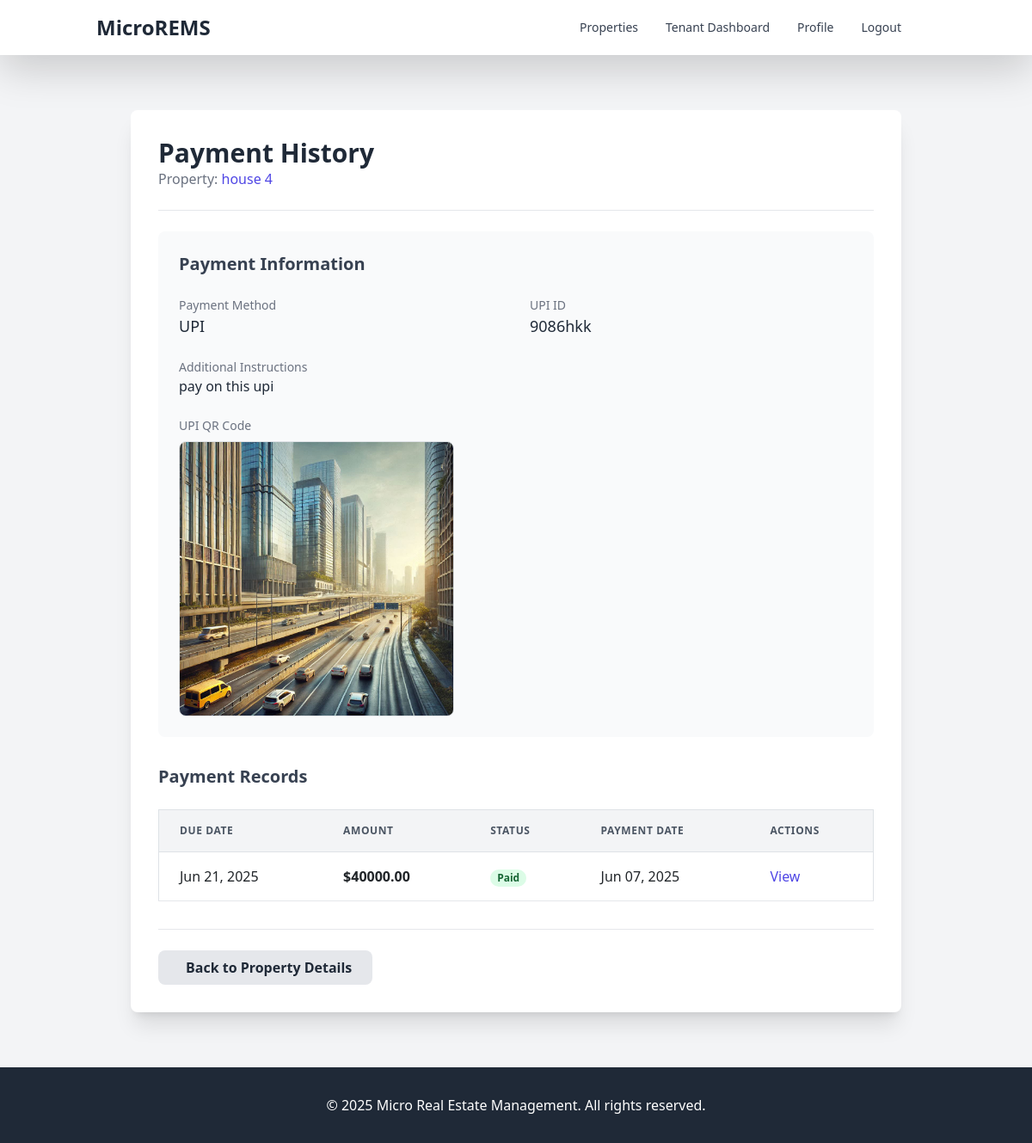
The page /payments/property/5/payment-history/ (signed in) on the database its author committed.
### properties/models.py (models this page shows, shortened)
class Property(models.Model):
    PROPERTY_STATUS_CHOICES = [
        ('available', 'Available'),
        ('rented', 'Rented'),
        ('maintenance', 'Under Maintenance'),
        ('not_available', 'Not Available'),
    ]
    PROPERTY_TYPE_CHOICES = [
        ('apartment', 'Apartment'),
        ('house', 'House'),
        ('condo', 'Condominium'),
        ('commercial', 'Commercial Space'),
        ('land', 'Land'),
        ('other', 'Other'),
    ]
    landlord = models.ForeignKey(Landlord, on_delete=models.CASCADE, related_name='properties')
    title = models.CharField(max_length=200)
    description = models.TextField()
    property_type = models.CharField(max_length=20, choices=PROPERTY_TYPE_CHOICES, default='apartment')
    address = models.TextField()
    city = models.CharField(max_length=100)
    state = models.CharField(max_length=100)
    zip_code = models.CharField(max_length=20)
    bedrooms = models.PositiveIntegerField(default=1)
    bathrooms = models.DecimalField(max_digits=3, decimal_places=1, default=1.0)
    area_sqft = models.PositiveIntegerField()
    rent_amount = models.DecimalField(max_digits=10, decimal_places=2)
    security_deposit = models.DecimalField(max_digits=10, decimal_places=2)
    available_from = models.DateField()
    status = models.CharField(max_length=20, choices=PROPERTY_STATUS_CHOICES, default='available')
    amenities = models.TextField(blank=True, null=True)
    created_at = models.DateTimeField(auto_now_add=True)
    updated_at = models.DateTimeField(auto_now=True)
    class Meta:
        verbose_name_plural = "Properties"

### payments/models.py (models this page shows, shortened)
class PaymentDetail(models.Model):
    PAYMENT_METHOD_CHOICES = [
        ('bank_transfer', 'Bank Transfer'),
        ('upi', 'UPI'),
        ('other', 'Other'),
    ]
    property = models.ForeignKey(Property, on_delete=models.CASCADE, related_name='payment_details')
    payment_method = models.CharField(max_length=20, choices=PAYMENT_METHOD_CHOICES)
    account_holder_name = models.CharField(max_length=100, blank=True, null=True)
    bank_name = models.CharField(max_length=100, blank=True, null=True)
    account_number = models.CharField(max_length=50, blank=True, null=True)
    ifsc_code = models.CharField(max_length=20, blank=True, null=True)
    upi_id = models.CharField(max_length=50, blank=True, null=True)
    upi_qr_code = models.ImageField(upload_to='upi_qr_codes/', blank=True, null=True)
    additional_instructions = models.TextField(blank=True, null=True)
    created_at = models.DateTimeField(auto_now_add=True)
    updated_at = models.DateTimeField(auto_now=True)

class Payment(models.Model):
    PAYMENT_STATUS_CHOICES = [
        ('pending', 'Pending'),
        ('paid', 'Paid'),
        ('overdue', 'Overdue'),
        ('cancelled', 'Cancelled'),
    ]
    PAYMENT_METHOD_CHOICES = [
        ('credit_card', 'Credit Card'),
        ('debit_card', 'Debit Card'),
        ('bank_transfer', 'Bank Transfer'),
        ('cash', 'Cash'),
        ('check', 'Check'),
        ('upi', 'UPI'),
        ('other', 'Other'),
    ]
    rental_agreement = models.ForeignKey(RentalAgreement, on_delete=models.CASCADE, related_name='payments')
    amount = models.DecimalField(max_digits=10, decimal_places=2)
    payment_date = models.DateField()
    due_date = models.DateField()
    payment_method = models.CharField(max_length=20, choices=PAYMENT_METHOD_CHOICES)
    transaction_id = models.CharField(max_length=100, blank=True, null=True)
    status = models.CharField(max_length=20, choices=PAYMENT_STATUS_CHOICES, default='pending')
    receipt = models.FileField(upload_to='documents/', blank=True, null=True)
    notes = models.TextField(blank=True, null=True)
    created_at = models.DateTimeField(auto_now_add=True)
    updated_at = models.DateTimeField(auto_now=True)

### payments/views.py (the view)
# urls.py: path('property/<int:property_id>/payment-history/', views.property_payment_history, name='property_payment_history'),
@login_required
def property_payment_history(request, property_id):
    property_obj = get_object_or_404(Property, id=property_id)
    is_landlord = request.user.is_landlord and property_obj.landlord.user == request.user
    is_tenant = False
    if request.user.is_tenant:
        tenant = request.user.tenant_profile
        active_agreement = RentalAgreement.objects.filter(
            property=property_obj,
            tenant=tenant,
            status='active'
        ).first()
        if active_agreement:
            is_tenant = True
    if not (is_landlord or is_tenant):
        messages.error(request, 'You do not have permission to view payment history for this property.')
        return redirect('dashboard')
    payments = Payment.objects.filter(
        rental_agreement__property=property_obj
    ).order_by('-due_date')
    payment_details = PaymentDetail.objects.filter(property=property_obj).first()
    return render(request, 'payments/property_payment_history.html', {
        'property': property_obj,
        'payments': payments,
        'payment_details': payment_details,
        'is_landlord': is_landlord,
        'is_tenant': is_tenant
    })

### templates/payments/property_payment_history.html (shortened to what this page needs)
{% extends 'base.html' %}
{% load static %}
{% block content %}
<div class="container mx-auto py-8">
    <div class="bg-white p-6 md:p-8 rounded-lg shadow-xl max-w-4xl mx-auto">
        <div class="flex flex-col md:flex-row justify-between items-start mb-6 pb-6 border-b border-gray-200">
            <div>
                <h1 class="text-2xl md:text-3xl font-bold text-gray-800">Payment History</h1>
                <p class="text-gray-500">Property: <a href="{% url 'property_detail' property.id %}" class="text-indigo-600 hover:underline">{{ property.title }}</a></p>
            </div>
        </div>
        {% if payment_details %}
        <div class="mb-8 p-4 bg-gray-50 rounded-lg">
            <h2 class="text-xl font-semibold text-gray-700 mb-4">Payment Information</h2>
            <div class="grid grid-cols-1 md:grid-cols-2 gap-x-8 gap-y-4 mb-4">
                <div>
                    <p class="text-sm text-gray-500">Payment Method</p>
                    <p class="text-lg font-medium text-gray-800">{{ payment_details.get_payment_method_display }}</p>
                </div>
                {% if payment_details.payment_method == 'upi' %}
                <div>
                    <p class="text-sm text-gray-500">UPI ID</p>
                    <p class="text-lg font-medium text-gray-800">{{ payment_details.upi_id }}</p>
                </div>
                {% endif %}
            </div>
            {% if payment_details.additional_instructions %}
            <div class="mb-4">
                <p class="text-sm text-gray-500">Additional Instructions</p>
                <p class="text-gray-800">{{ payment_details.additional_instructions|linebreaksbr }}</p>
            </div>
            {% endif %}
            {% if payment_details.upi_qr_code and payment_details.payment_method == 'upi' %}
            <div class="mt-4">
                <p class="text-sm text-gray-500 mb-2">UPI QR Code</p>
                <div class="flex justify-center md:justify-start">
                    <img src="{{ payment_details.upi_qr_code.url }}" alt="UPI QR Code" class="max-w-xs border border-gray-300 rounded-lg">
                </div>
            </div>
            {% endif %}
        </div>
        {% endif %}
        <h2 class="text-xl font-semibold text-gray-700 mb-4">Payment Records</h2>
        {% if payments %}
        <div class="overflow-x-auto">
            <table class="min-w-full bg-white border border-gray-200">
                <thead>
                    <tr>
                        <th class="py-3 px-4 bg-gray-100 text-left text-xs font-semibold text-gray-600 uppercase tracking-wider border-b">Due Date</th>
                        <th class="py-3 px-4 bg-gray-100 text-left text-xs font-semibold text-gray-600 uppercase tracking-wider border-b">Amount</th>
                        <th class="py-3 px-4 bg-gray-100 text-left text-xs font-semibold text-gray-600 uppercase tracking-wider border-b">Status</th>
                        <th class="py-3 px-4 bg-gray-100 text-left text-xs font-semibold text-gray-600 uppercase tracking-wider border-b">Payment Date</th>
                        <th class="py-3 px-4 bg-gray-100 text-left text-xs font-semibold text-gray-600 uppercase tracking-wider border-b">Actions</th>
                    </tr>
                </thead>
                <tbody>
                    {% for payment in payments %}
                    <tr class="{% cycle 'bg-white' 'bg-gray-50' %}">
                        <td class="py-3 px-4 border-b border-gray-200">{{ payment.due_date|date:"M d, Y" }}</td>
                        <td class="py-3 px-4 border-b border-gray-200 font-semibold">${{ payment.amount|floatformat:2 }}</td>
                        <td class="py-3 px-4 border-b border-gray-200">
                            <span class="px-2 inline-flex text-xs leading-5 font-semibold rounded-full
                                {% if payment.status == 'paid' %}bg-green-100 text-green-800
                                {% elif payment.status == 'pending' %}bg-yellow-100 text-yellow-800
                                {% elif payment.status == 'overdue' %}bg-red-100 text-red-800
                                {% elif payment.status == 'cancelled' %}bg-gray-100 text-gray-800
                                {% else %}bg-blue-100 text-blue-800{% endif %}">
                                {{ payment.get_status_display }}
                            </span>
                        </td>
                        <td class="py-3 px-4 border-b border-gray-200">{{ payment.payment_date|date:"M d, Y"|default:"Not Paid Yet" }}</td>
                        <td class="py-3 px-4 border-b border-gray-200">
                            <a href="{% url 'payment_detail' payment.id %}" class="text-indigo-600 hover:text-indigo-900 mr-3">View</a>
                        </td>
                    </tr>
                    {% endfor %}
                </tbody>
            </table>
        </div>
        {% endif %}
        <div class="mt-8 pt-6 border-t border-gray-200">
            <a href="{% url 'property_detail' property.id %}" class="inline-block bg-gray-200 hover:bg-gray-300 text-gray-800 font-bold py-2 px-4 rounded-lg transition duration-150">
                Back to Property Details
            </a>
        </div>
    </div>
</div>
{% endblock %}

### static/css/style.css (style rules this page uses)
body { display: flex; flex-direction: column; min-height: 100vh; }

### rows shown on the page
Property: title "house 4"
PaymentDetail: payment_method "UPI", upi_id "9086hkk", additional_instructions "pay on this upi", upi_qr_code (picture)
Payment: due_date "Jun 21, 2025", amount "40000.00", status "Paid", payment_date "Jun 07, 2025"
